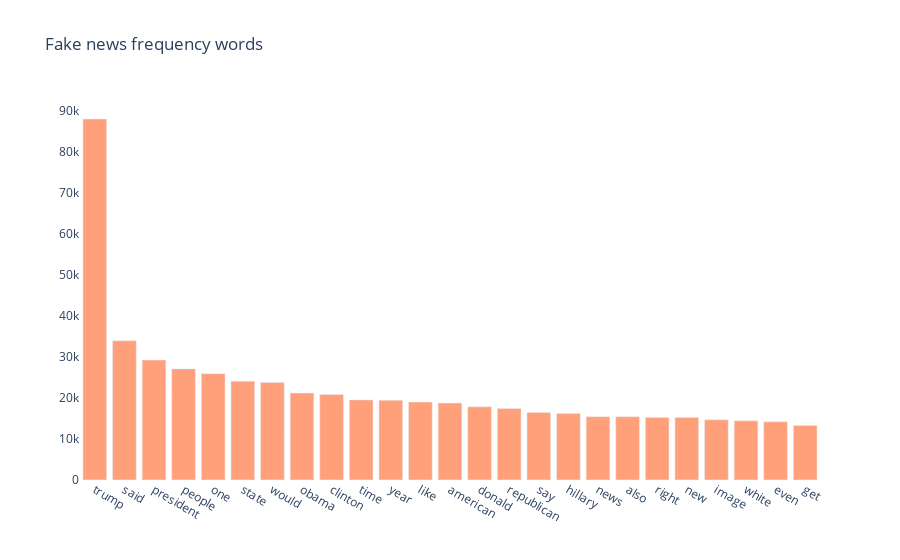

Write notebook code for a chart like this one.
### Code cell
import plotly.graph_objects as go
new_list_words = [ seq[0] for seq in list_fake ]
new_list_values = [ seq[1] for seq in list_fake ]

fig = go.Figure()
fig.add_trace(go.Bar(y=new_list_values,
                         x=new_list_words,
                        marker_color='lightsalmon'
))
fig.update_layout({
        'plot_bgcolor': 'rgba(0, 0, 0, 0)',
        'paper_bgcolor': 'rgba(0, 0, 0, 0)',
        'title': 'Fake news frequency words'
})
fig.show()

### Figure 1 — Plotly figure (JSON) as saved in the notebook; plotly's stock layout.template omitted (floating-point values rounded to 4 significant figures)
{"data": [{"marker": {"color": "lightsalmon"}, "type": "bar", "x": ["trump", "said", "president", "people", "one", "state", "would", "obama", "clinton", "time", "year", "like", "american", "donald", "republican", "say", "hillary", "news", "also", "right", "new", "image", "white", "even", "get"], "y": [88025, 33946, 29250, 27094, 25923, 24108, 23802, 21195, 20859, 19532, 19448, 19013, 18751, 17845, 17426, 16488, 16193, 15449, 15424, 15255, 15237, 14682, 14423, 14175, 13296]}], "layout": {"paper_bgcolor": "rgba(0, 0, 0, 0)", "plot_bgcolor": "rgba(0, 0, 0, 0)", "title": {"text": "Fake news frequency words"}}}
